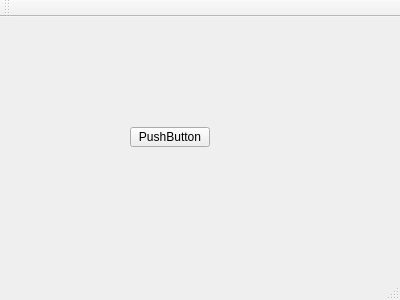
<?xml version="1.0" encoding="UTF-8"?>
<ui version="4.0">
 <class>MainWindow</class>
 <widget class="QMainWindow" name="MainWindow">
  <property name="geometry">
   <rect>
    <x>0</x>
    <y>0</y>
    <width>400</width>
    <height>300</height>
   </rect>
  </property>
  <property name="windowTitle">
   <string>MainWindow</string>
  </property>
  <widget class="QWidget" name="centralWidget">
   <widget class="QPushButton" name="pushButton">
    <property name="geometry">
     <rect>
      <x>130</x>
      <y>110</y>
      <width>80</width>
      <height>20</height>
     </rect>
    </property>
    <property name="text">
     <string>PushButton</string>
    </property>
   </widget>
  </widget>
  <widget class="QMenuBar" name="menuBar">
   <property name="geometry">
    <rect>
     <x>0</x>
     <y>0</y>
     <width>400</width>
     <height>22</height>
    </rect>
   </property>
  </widget>
  <widget class="QToolBar" name="mainToolBar">
   <attribute name="toolBarArea">
    <enum>TopToolBarArea</enum>
   </attribute>
   <attribute name="toolBarBreak">
    <bool>false</bool>
   </attribute>
  </widget>
  <widget class="QStatusBar" name="statusBar"/>
 </widget>
 <layoutdefault spacing="6" margin="11"/>
 <resources/>
 <connections/>
</ui>
